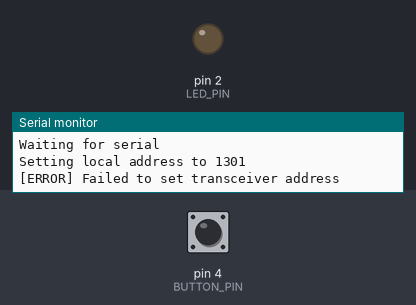
Bench run of a sketch on a simulated Arduino Mega 2560, built with avr-gcc and run on an emulated ATmega2560. Shown: output pins drawn as LEDs (lit = HIGH), the last lines printed to the serial monitor. Inputs (shaded band) come from the test bench; at power-on: pin 4 (BUTTON_PIN) HIGH. The modem accepts every AT command (registered, SIM ready, sends succeed) and sends nothing else.

Above: at 2.2 s.
2.3 s: pin 4 (BUTTON_PIN) pulled LOW for 0.15 s
At 3.3 s:
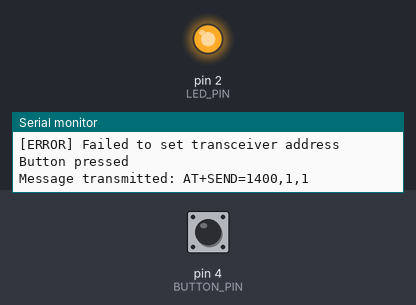
3.9 s: pin 4 (BUTTON_PIN) pulled LOW for 1 s
At 4.5 s:
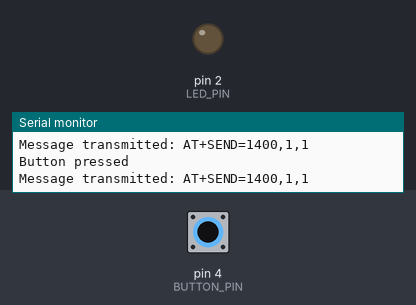
6.4 s: pin 4 (BUTTON_PIN) pulled LOW for 3.2 s
At 7.6 s:
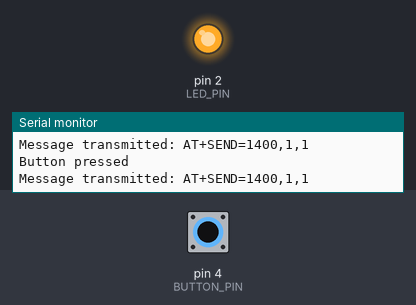
Timing chart, 0 to 9.4 s (numbered marks = the images above; inputs shaded):
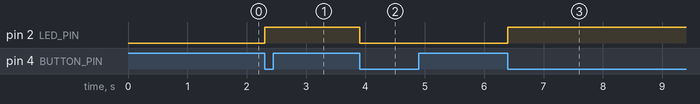

The sketch:

transmitter.ino
```cpp
#include <HardwareSerial.h>

#define BUTTON_PIN 4
#define LED_PIN 2
#define MY_ADDRESS 1301
// #define DESTINATION_ADDRESS 1302
#define DESTINATION_ADDRESS 1400 // test receiver
#define BROADCAST_ADDRESS 0

/********** AT COMMAND SET ************
AT+SEND=<destination_address>,<length_of_data>,<data>

AT: This prefix is used for "Attention" and is common to all AT commands, indicating the start of a command line.
+SEND: This command is used to send data through the LoRa module.
0: This is the first parameter of the +SEND command, which typically specifies the destination address where the data should be sent. In the case of 0, it often denotes a broadcast to all devices on the network or a default address if addressing has not been specifically set up.
1: The second parameter represents the number of bytes of data that will be sent in the message. In this case, 1 indicates that a single byte of data will be transmitted.
1: The third parameter is the actual data to be sent. Here, 1 is the data byte being transmitted. This could represent a command or a value, such as turning a device on or off, depending on the context of your application.
*/

bool ledState = false;
String msg_sent;
String msg_received;

unsigned long lastDebounceTime = 0;  // the last time the output pin was toggled
unsigned long debounceDelay = 200;    // the debounce time; increase if the output flickers


void setup() {
  // put your setup code here, to run once:
  pinMode(LED_PIN, OUTPUT);
  pinMode(BUTTON_PIN, INPUT_PULLUP);
  digitalWrite(LED_PIN, ledState);

  Serial.begin(115200);
  Serial1.begin(115200, SERIAL_8N1);

  Serial.println("Waiting for serial");
  while (!Serial || !Serial1){
    delay(10);
  }

  Serial.println("Setting local address to " + String(MY_ADDRESS));
  Serial1.println("AT+ADDRESS=" + String(MY_ADDRESS));
  delay(1000);
  Serial1.println("AT+ADDRESS?");

  msg_received = Serial1.readStringUntil('\n');
  if (msg_received && msg_received.startsWith("+OK")) {
    msg_received = Serial1.readStringUntil('\n');
    Serial.print("Success: ");
    Serial.println(msg_received);
  } else {
    Serial.println("[ERROR] Failed to set transceiver address");
  }
}

void loop() {
  int buttonState = digitalRead(BUTTON_PIN);

  // check if the button is pressed (button pin goes LOW) and the last debounce time has elapsed
  if (buttonState == LOW && (millis() - lastDebounceTime) > debounceDelay) {
    lastDebounceTime = millis();  // reset the debouncing timer

    // print and toggle LED
    Serial.println("Button pressed");
    ledState = !ledState;
    digitalWrite(LED_PIN, ledState ? HIGH : LOW);

    msg_sent = "AT+SEND=" + String(DESTINATION_ADDRESS) + ",1,1";

    // send message
    Serial1.println(msg_sent);
    Serial.println("Message transmitted: " + msg_sent);

    // wait for button release to reset the debounce timer
    while (digitalRead(BUTTON_PIN) == LOW) {
      delay(10);  // small delay to help with debouncing
    }
  }

  // TODO set a timer to go into sleep mode. The timer should last as long as the gate takes to open/close and
  // send a response code. Based on that code, blink a light.
  // perhaps also have the receiver send a code as soon as it enters a state. Use that to turn on the light (blink when complete)

  // TODO create a server/monitor sketch that can do everything the transmitter can do AND records information; use this for the api

}
```

Measured:
- after the input at 2.3 s, pin 2 (LED_PIN): LOW → HIGH at once
- after the input at 3.9 s, pin 2 (LED_PIN): HIGH → LOW at once
- after the input at 6.4 s, pin 2 (LED_PIN): LOW → HIGH at once
